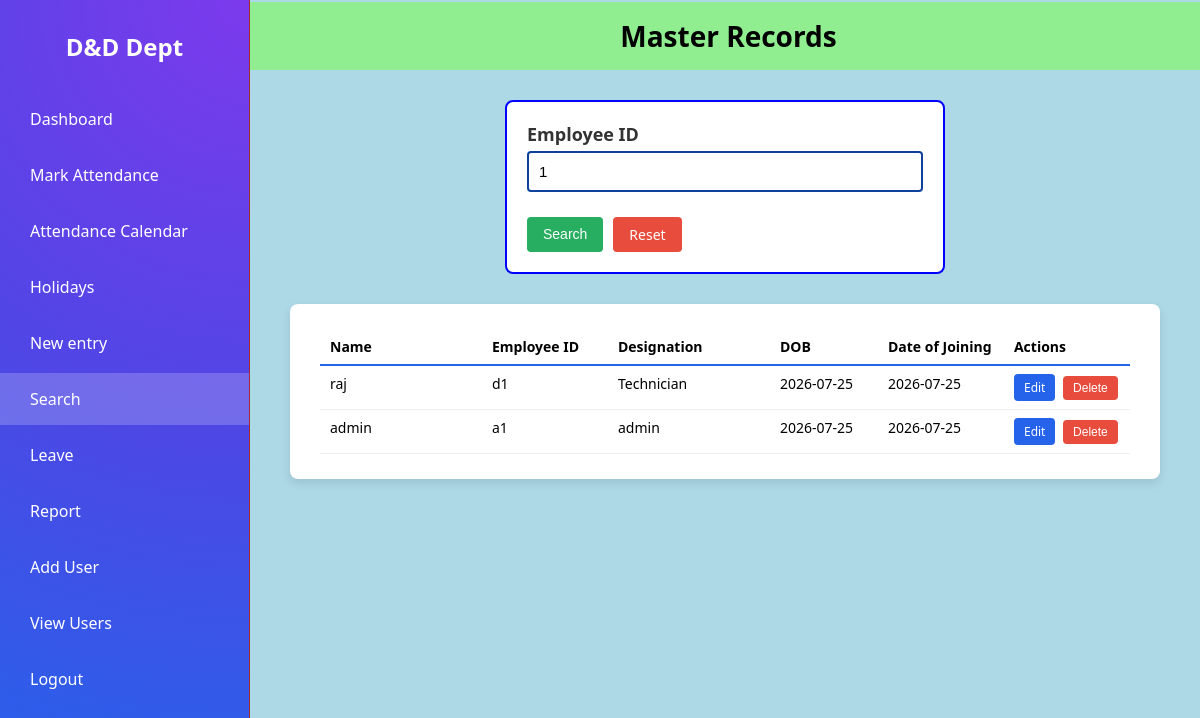
/search?employee_id=1 (signed in), run on the app's committed database.
### tables this page shows
CREATE TABLE employees (
            id INTEGER PRIMARY KEY AUTOINCREMENT,
            name TEXT NOT NULL,
            employee_id TEXT NOT NULL,
            designation TEXT,
            dob TEXT,
            date_of_joining TEXT,
            created_at TEXT DEFAULT CURRENT_TIMESTAMP
        );

### app.py (the view)
@app.route('/search', methods=['GET'])
@login_required
def search():
    query = request.args.get('employee_id', '').strip()
    results = []
    if query:
        conn = db.get_db()
        results = conn.execute(
            'SELECT * FROM employees WHERE employee_id LIKE ? ORDER BY id DESC',
            (f'%{query}%',),
        ).fetchall()
    return render_template('search.html', query=query, results=results, user_role=session.get('role'))

### app.py (called while the page is built)
def login_required(view):
    @wraps(view)
    def wrapped_view(*args, **kwargs):
        if not session.get('logged_in'):
            return redirect(url_for('login'))
        return view(*args, **kwargs)
    return wrapped_view

### db.py (called while the page is built)
def get_db():
    if 'db' not in g:
        g.db = sqlite3.connect(
            current_app.config['DATABASE'],
            detect_types=sqlite3.PARSE_DECLTYPES
        )
        g.db.row_factory = sqlite3.Row
    return g.db

### templates/search.html (shortened to what this page needs)
{% extends 'base.html' %}
{% set active_page = 'search' %}
{% block content %}
<h3>Master Records</h3>
<div class="search-container">
    <div class="panel" style="max-width:400px; width:100%; margin:0; border:none; box-shadow:none; padding:0;">
        <form method="GET" action="{{ url_for('search') }}">
            <div class="input-group">
                <label style="font-size:18px;">Employee ID</label>
                <input type="text" name="employee_id" value="{{ query or '' }}" placeholder="Enter Employee ID">
            </div>
            <div class="button-group" style="display: flex; gap: 10px;">
                <button type="submit" class="btn-save" style="padding: 8px 16px; font-size: 14px; border-radius: 4px; cursor: pointer;">Search</button>
                <a href="{{ url_for('search') }}" class="btn-cancel" style="color:white;display: inline-block; text-align: center; text-decoration: none; padding: 8px 16px; font-size: 14px; border-radius: 4px; cursor: pointer; box-sizing: border-box; line-height: normal;">Reset</a>
            </div>
        </form>
    </div>
</div>
{% if query %}
<div class="panel">
    {% if results %}
    <table>
        <thead>
            <tr>
                <th style="width:18%;">Name</th>
                <th style="width:14%;">Employee ID</th>
                <th style="width:18%;">Designation</th>
                <th style="width:12%;">DOB</th>
                <th style="width:14%;">Date of Joining</th>
                {% if user_role != 'viewer' %}
                <th style="width:14%;">Actions</th>
                {% endif %}
            </tr>
        </thead>
        <tbody>
            {% for r in results %}
            <tr>
                <td>{{ r['name'] }}</td>
                <td>{{ r['employee_id'] }}</td>
                <td>{{ r['designation'] }}</td>
                <td>{{ r['dob'] }}</td>
                <td>{{ r['date_of_joining'] }}</td>
                {% if user_role != 'viewer' %}
                <td class="row-actions">
                    <a class="btn btn-edit"
                       href="{{ url_for('edit_employee', employee_id=r['id'], next=request.full_path) }}">Edit</a>
                    <form method="POST"
                          action="{{ url_for('delete_employee', employee_id=r['id']) }}"
                          onsubmit="return confirm('Are you sure you want to delete this leave record?');">
                        <button type="submit" class="btn-delete">Delete</button>
                    </form>
                </td>
                {% endif %}
            </tr>
            {% endfor %}
        </tbody>
    </table>
    {% else %}
    <p class="empty-note" style="font-size:15px; text-align:center; margin:0;">No records found for "{{ query }}".</p>
    {% endif %}
</div>
{% endif %}
{% endblock %}

### templates/search.html (style rules this page uses)
h3 { background: lightgreen; display: block; width: 110%; padding: 15px 0; font-size: 28px; margin: 0 0 30px 0; text-align: center; box-sizing: border-box; margin-left: -40px; margin-top: -38.5px; }
.search-container { display: flex; justify-content: center; width: 100%; margin-bottom: 30px; border: 2px solid blue; padding: 20px; box-sizing: border-box; border-radius: 8px; background: #ffffff; max-width: 440px; margin-left: auto; margin-right: auto; }

### data on the page
employees: name "raj", employee_id "d1", designation "Technician", dob "2026-07-25", date_of_joining "2026-07-25"
employees: name "admin", employee_id "a1", designation "admin", dob "2026-07-25", date_of_joining "2026-07-25"
